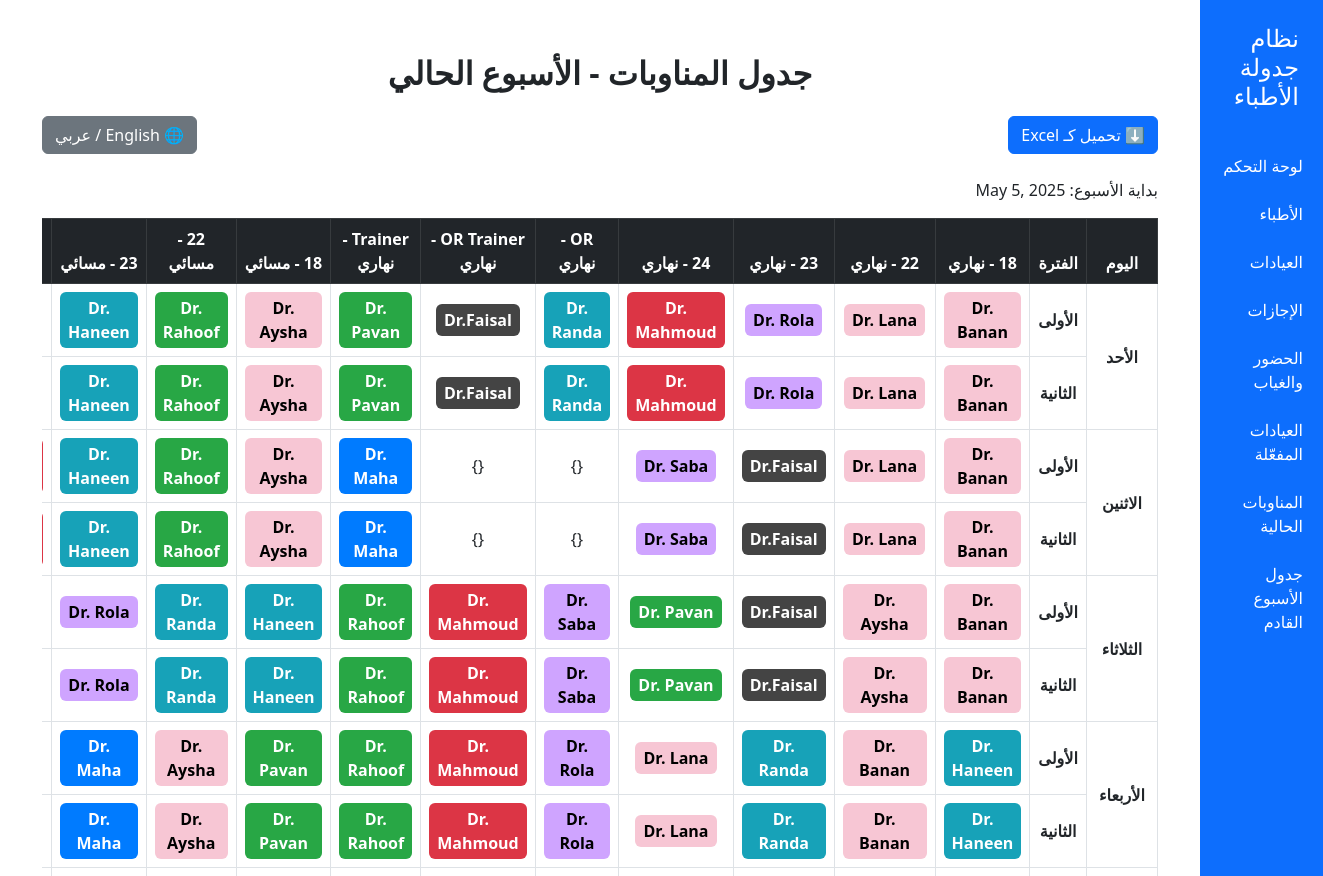
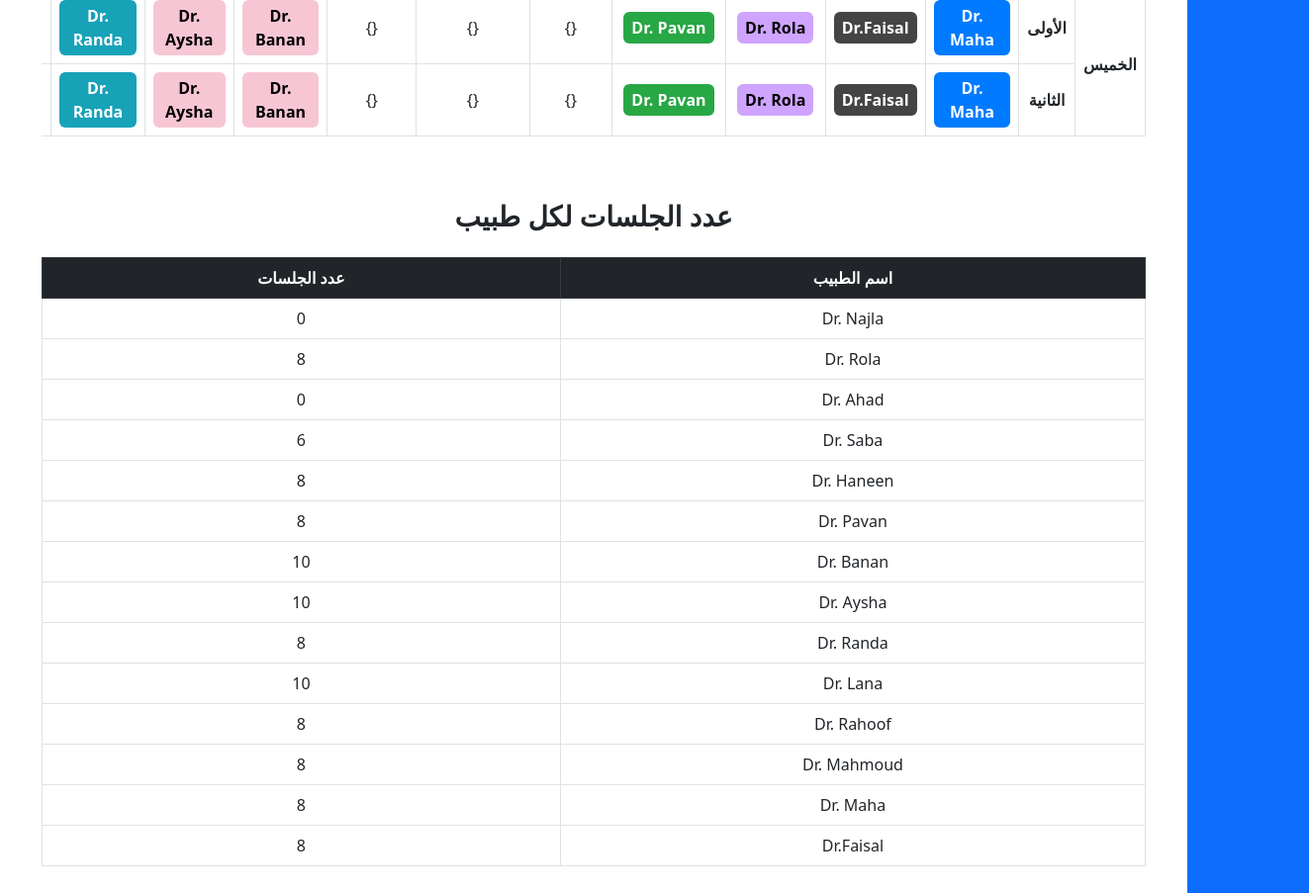
The app's page /dashboard/schedule/current/ with its own data (2 pictures, top to bottom).
### doctors_app/models.py (models this page shows, shortened)
class Doctor(models.Model):
    name = models.CharField(max_length=100, verbose_name='اسم الطبيب')
    specialty = models.CharField(max_length=100, verbose_name='التخصص')
    max_sessions = models.IntegerField(default=10, verbose_name='الحد الأقصى للجلسات')
    preferred_clinics = models.JSONField(default=list, blank=True, verbose_name='تفضيلات العيادات')
    preferred_days = models.JSONField(default=list, blank=True, verbose_name='تفضيلات الأيام مع الشيفت')  # ✅ List مش Dict
    unavailable_days = models.JSONField(default=list, blank=True, verbose_name='الأيام غير المتاحة مع الشيفت')  # ✅ List
    shift_preference = models.JSONField(default=list, blank=True, verbose_name='تفضيلات المناوبة')
    has_training = models.BooleanField(default=False, verbose_name='مدرب')

### doctors_app/views.py (the view, shortened to what this page needs)
# urls.py: path('schedule/current/', views.current_schedule, name='current_schedule'),
def current_schedule(request):
    active_configs = LocationConfig.objects.filter(is_active=True)
    latest_week_start = get_current_week_start()
    entries = ScheduleEntry.objects.select_related('doctor', 'clinic')\
        .filter(week_start_date=latest_week_start)\
        .order_by('day', 'session')
    if request.GET.get('day'):
        entries = entries.filter(day=request.GET['day'])
    if request.GET.get('type') == 'special':
        entries = entries.filter(is_special=True)
    elif request.GET.get('type') == 'coverage':
        entries = entries.filter(is_coverage=True)
    days = WORK_DAYS
    schedule_map = defaultdict(lambda: defaultdict(lambda: defaultdict(str)))
    unique_columns = set()
    for entry in entries:
        if entry.clinic:
            session_name = 'نهاري' if entry.session in [1, 2] else 'مسائي'
            col_key = f"{entry.clinic.name} - {session_name}"
            unique_columns.add(col_key)
    for entry in entries:
        if entry.clinic:
            session_name = 'نهاري' if entry.session in [1, 2] else 'مسائي'
            period_name = 'الأولى' if entry.session in [1, 3] else 'الثانية'
            col_key = f"{entry.clinic.name} - {session_name}"
            if entry.doctor:
                role_class = entry.doctor.specialty.replace(" ", "_")
                label = f'<span class="doctor-role {role_class}">{entry.doctor.name}</span>'
            else:
                label = '—'
            if entry.is_coverage:
                label += ' <span class="badge bg-warning text-dark">تغطية</span>'
            elif entry.is_special:
                label += ' <span class="badge bg-info text-dark">خاصة</span>'
            schedule_map[entry.day][col_key][period_name] = label
    scheduler = DoctorScheduler()
    doctor_sessions = scheduler.get_doctor_session_counts(latest_week_start)
    context = {
        'days': days,
        'columns': sorted(unique_columns),
        'schedule_map': dict(schedule_map),
        'doctor_sessions': doctor_sessions,
        'week_start_date': latest_week_start
    }
    return render(request, 'current_schedule.html', context)

### doctors_app/scheduler.py (called while the page is built)
def get_upcoming_sunday():
    today = date.today()
    days_until_sunday = (6 - today.weekday()) % 7
    return today + timedelta(days=days_until_sunday)

def get_current_week_start():
    today = date.today()
    days_since_sunday = today.weekday() % 7
    return today - timedelta(days=days_since_sunday)

    def get_last_week_thursday_evening_doctor_ids(self):
        entries = ScheduleEntry.objects.filter(
            week_start_date=self.current_week_start,
            day='الخميس',
            session__in=[3, 4]
        )
        return set(entry.doctor.id for entry in entries if entry.doctor)

    def get_doctor_session_counts(self, week_start):
        counts = {doctor.name: 0 for doctor in self.doctors}
        entries = ScheduleEntry.objects.filter(week_start_date=week_start)
        for entry in entries:
            if entry.doctor:
                counts[entry.doctor.name] += 1
        return counts

### doctors_app/templatetags/custom_filters.py (called while the page is built)
@register.filter
def get_item(dictionary, key):
    return dictionary.get(key, {})

@register.filter
def split(value, delimiter=","):
    return value.split(delimiter)

### templates/current_schedule.html (shortened to what this page needs)
{% extends 'base.html' %}
{% load custom_filters %}
{% block content %}
<div class="container mt-4">
  <h2 class="text-center mb-4 fw-bold" id="page-title">جدول المناوبات - الأسبوع الحالي</h2>
  <div class="d-flex justify-content-between align-items-center mb-4">
    <a id="excel-link" href="{% url 'export_current_schedule' %}" class="btn btn-primary">⬇️ تحميل كـ Excel</a>
    <button id="toggle-language" class="btn btn-secondary">🌐 English / عربي</button>
  </div>
  {% if week_start_date %}
    <p id="week-start">بداية الأسبوع: {{ week_start_date }}</p>
    <div class="table-responsive">
      <table class="table table-bordered text-center align-middle" id="schedule-table">
        <thead class="table-dark">
          <tr id="table-head">
            <th rowspan="2">اليوم</th>
            <th rowspan="2">الفترة</th>
            {% for col in columns %}
              {% if "نهاري" in col %}
                <th>{{ col }}</th>
              {% endif %}
            {% endfor %}
            {% for col in columns %}
              {% if "مسائي" in col %}
                <th>{{ col }}</th>
              {% endif %}
            {% endfor %}
          </tr>
        </thead>
        <tbody>
          {% for day in days %}
            {% for period in "الأولى,الثانية"|split:"," %}
              <tr>
                {% if forloop.first %}
                  <td class="fw-bold align-middle" rowspan="2">{{ day }}</td>
                {% endif %}
                <td class="fw-semibold">{{ period }}</td>
                {% for col in columns %}
                  {% if "نهاري" in col %}
                    <td>{{ schedule_map|get_item:day|get_item:col|get_item:period|safe|default:"—" }}</td>
                  {% endif %}
                {% endfor %}
                {% for col in columns %}
                  {% if "مسائي" in col %}
                    <td>{{ schedule_map|get_item:day|get_item:col|get_item:period|safe|default:"—" }}</td>
                  {% endif %}
                {% endfor %}
              </tr>
            {% endfor %}
          {% endfor %}
        </tbody>
      </table>
    </div>
    <h3 class="text-center mt-5 mb-4 fw-bold" id="sessions-title">عدد الجلسات لكل طبيب</h3>
    <div class="table-responsive">
      <table class="table table-bordered text-center align-middle">
        <thead class="table-dark">
          <tr id="session-head">
            <th>اسم الطبيب</th>
            <th>عدد الجلسات</th>
          </tr>
        </thead>
        <tbody>
          {% for doctor_name, session_count in doctor_sessions.items %}
            <tr>
              <td>{{ doctor_name }}</td>
              <td>{{ session_count }}</td>
            </tr>
          {% empty %}
            <tr>
              <td colspan="2">لا يوجد أطباء لديهم جلسات هذا الأسبوع</td>
            </tr>
          {% endfor %}
        </tbody>
      </table>
    </div>
  {% else %}
    <p class="text-center">لا يوجد جدول للأسبوع الحالي.</p>
  {% endif %}
</div>
{% endblock %}

### templates/base.html (style rules this page uses)
body { min-height: 100vh; display: flex; flex-direction: row; }

### templates/current_schedule.html (style rules this page uses)
.doctor-role { font-weight: bold; padding: 4px 8px; border-radius: 6px; display: inline-block; }
.رئيس_القسم { background-color: #444; color: white; }
.نائب_رئيس_القسم { background-color: #007bff; color: white; }
.استشاري { background-color: #dc3545; color: white; }
.أخصائي_نساء { background-color: #f7c6d4; color: black; }
.أخصائي_رجال { background-color: #28a745; color: white; }
.طبيب_مقيم { background-color: #17a2b8; color: white; }
.طبيب_متدرب { background-color: #cfa4ff; color: black; }

### records on screen
Doctor: name "Dr. Banan", doctor_sessions "Dr. Banan"
Doctor: name "Dr. Lana", doctor_sessions "Dr. Lana"
Doctor: name "Dr. Rola", doctor_sessions "Dr. Rola"
Doctor: name "Dr. Mahmoud", doctor_sessions "Dr. Mahmoud"
Doctor: name "Dr. Randa", doctor_sessions "Dr. Randa"
Doctor: name "Dr.Faisal", doctor_sessions "Dr.Faisal"
Doctor: name "Dr. Pavan", doctor_sessions "Dr. Pavan"
Doctor: name "Dr. Aysha", doctor_sessions "Dr. Aysha"
Doctor: name "Dr. Rahoof", doctor_sessions "Dr. Rahoof"
Doctor: name "Dr. Haneen", doctor_sessions "Dr. Haneen"
Doctor: name "Dr. Saba", doctor_sessions "Dr. Saba"
Doctor: name "Dr. Maha", doctor_sessions "Dr. Maha"
Doctor: doctor_sessions "Dr. Najla"
Doctor: doctor_sessions "Dr. Ahad"

### other values on screen
{{ week_start_date }} "May 5, 2025"
{{ col }} "18 - نهاري" "22 - نهاري" "23 - نهاري" "24 - نهاري" "OR - نهاري" "OR Trainer - نهاري" "Trainer - نهاري"
{{ col }} "18 - مسائي" "22 - مسائي" "23 - مسائي"
{{ day }} "الأحد" "الاثنين" "الثلاثاء" "الأربعاء" "الخميس"
{{ period }} "الأولى" "الثانية" "الأولى" "الثانية" "الأولى" "الثانية" "الأولى" "الثانية" "الأولى" "الثانية"
{{ session_count }} "0" "8" "0" "6" "8" "8" "10" "10" "8" "10" "8" "8" "8" "8"
